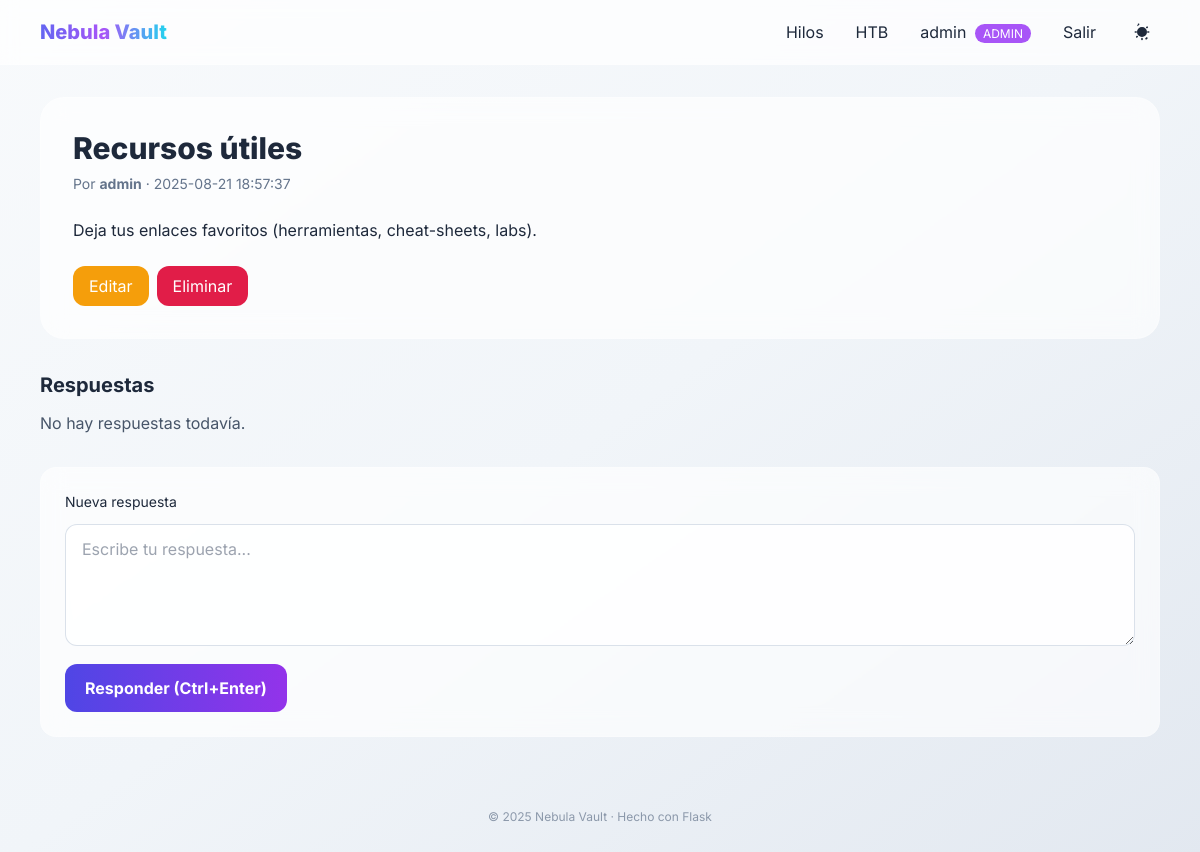
The page /thread/2 (signed in) on the database as committed earlier.
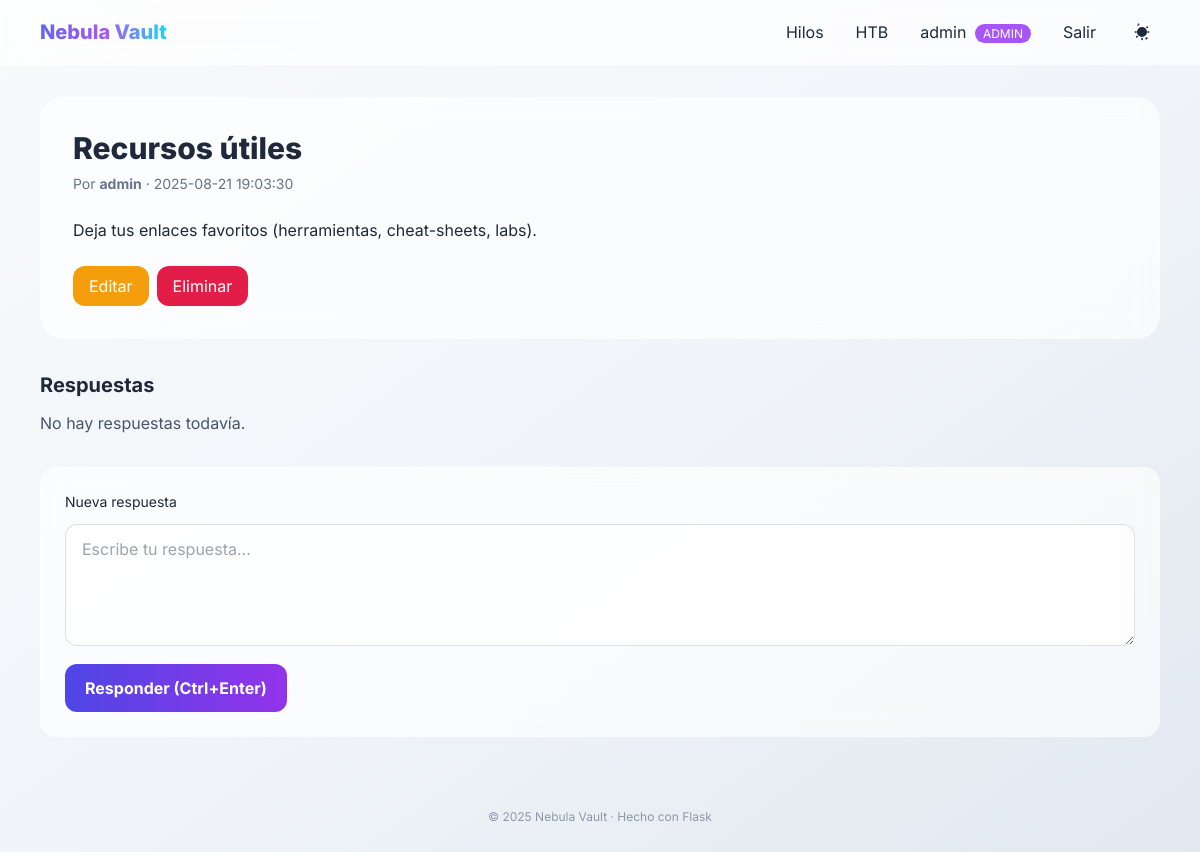
The same page on the database as committed later.
### tables this page shows
CREATE TABLE threads (
            id INTEGER PRIMARY KEY AUTOINCREMENT,
            title TEXT NOT NULL,
            content TEXT NOT NULL,
            author TEXT NOT NULL,
            created_at TEXT DEFAULT CURRENT_TIMESTAMP
        );

### app.py (the view, shortened to what this page needs)
@app.route("/thread/<int:id>", methods=["GET", "POST"])
def thread_detail(id: int):
    if not session.get("user"):
        return redirect(url_for("login"))
    db = get_db()
    cur = db.cursor()
    cur.execute("SELECT * FROM threads WHERE id=?", (id,))
    thread = cur.fetchone()
    if not thread:
        abort(404)
    cur.execute("SELECT * FROM replies WHERE thread_id=? ORDER BY id ASC", (id,))
    replies = cur.fetchall()
    return render_template("thread_detail.html", thread=thread, replies=replies, title=thread[1])

### app.py (called while the page is built)
def get_db():
    db = sqlite3.connect(DB_PATH)
    db.row_factory = sqlite3.Row
    return db

### templates/thread_detail.html
{% extends 'base.html' %}
{% block content %}
<article class="glass rounded-3xl p-8 border border-white/20 mb-8">
  <h1 class="text-2xl md:text-3xl font-extrabold mb-2">{{ thread['title'] }}</h1>
  <p class="text-sm text-slate-500 dark:text-slate-400 mb-6">Por <strong>{{ thread['author'] }}</strong> · {{ thread['created_at'] }}</p>
  <div class="prose dark:prose-invert max-w-none">{{ thread['content'] }}</div>
  {% if session['user'] == thread['author'] %}
    <div class="mt-6 flex gap-2">
      <a href="{{ url_for('edit_thread', id=thread['id']) }}" class="px-4 py-2 rounded-xl bg-amber-500 text-white lift">Editar</a>
      <a href="{{ url_for('delete_thread', id=thread['id']) }}" class="px-4 py-2 rounded-xl bg-rose-600 text-white lift" onclick="return confirm('¿Eliminar este hilo y todas sus respuestas?');">Eliminar</a>
    </div>
  {% endif %}
</article>
<section class="mb-8">
  <h2 class="text-xl font-bold mb-3">Respuestas</h2>
  <div class="space-y-3">
    {% for reply in replies %}
      <div class="glass rounded-xl p-4 border border-white/20 flex items-start justify-between">
        <div>
          <p class="text-sm text-slate-500 dark:text-slate-400 mb-1">{{ reply['author'] }} · {{ reply['created_at'] }}</p>
          <p>{{ reply['content'] }}</p>
        </div>
        {% if session['user'] == reply['author'] %}
          <a href="{{ url_for('delete_reply', id=reply['id']) }}" class="text-rose-500 hover:underline" onclick="return confirm('¿Eliminar respuesta?');">Eliminar</a>
        {% endif %}
      </div>
    {% else %}
      <p class="text-slate-600 dark:text-slate-300">No hay respuestas todavía.</p>
    {% endfor %}
  </div>
</section>
<form method="post" class="glass rounded-2xl p-6 border border-white/20 space-y-3" data-hotkey="submit">
  <label class="block text-sm">Nueva respuesta</label>
  <textarea name="content" rows="4" required class="w-full px-4 py-3 rounded-xl border border-slate-300/70 dark:border-white/10 bg-white/80 dark:bg-white/5 focus-glow" placeholder="Escribe tu respuesta..."></textarea>
  <button class="px-5 py-3 rounded-xl font-bold text-white bg-gradient-to-r from-indigo-600 to-purple-600 lift">Responder (Ctrl+Enter)</button>
</form>
{% endblock %}

### templates/base.html (shortened to what this page needs)
<!doctype html>
<html lang="es" x-data="theme()" :class="{dark: isDark}">
<head>
  <script src="https://cdn.tailwindcss.com"></script>
  <link rel="stylesheet" href="{{ url_for('static', filename='style.css') }}">
</head>
<body class="min-h-screen bg-gradient-to-br from-slate-50 via-slate-100 to-slate-200 dark:from-gray-900 dark:via-slate-900 dark:to-black text-slate-800 dark:text-slate-100">
  <nav class="sticky top-0 z-50 backdrop-blur bg-white/70 dark:bg-gray-900/70 border-b border-white/20 dark:border-white/10">
    <div class="max-w-6xl mx-auto px-4 py-3 flex items-center justify-between">
      <a href="{{ url_for('dashboard') if session.get('user') else url_for('login') }}" class="text-xl font-extrabold bg-gradient-to-r from-indigo-500 via-purple-500 to-cyan-400 bg-clip-text text-transparent">
      </a>
      <div class="flex items-center gap-2">
        {% if session.get('user') %}
          <a class="px-3 py-2 rounded-xl lift hover:bg-indigo-50 dark:hover:bg-white/10" href="{{ url_for('threads') }}">Hilos</a>
          <a class="px-3 py-2 rounded-xl lift hover:bg-indigo-50 dark:hover:bg-white/10" href="{{ url_for('htb') }}">HTB</a>
          <a class="px-3 py-2 rounded-xl lift hover:bg-indigo-50 dark:hover:bg-white/10" href="{{ url_for('profile') }}">
            {{ session['user'] }}
            {% if session['user'] == 'admin' %}
              <span class="ml-1 px-2 py-0.5 text-xs bg-purple-500 text-white rounded-full">ADMIN</span>
            {% endif %}
          </a>
          <a class="px-3 py-2 rounded-xl lift hover:bg-rose-50 dark:hover:bg-white/10" href="{{ url_for('logout') }}">Salir</a>
        {% else %}
          <a class="px-3 py-2 rounded-xl lift hover:bg-indigo-50 dark:hover:bg-white/10" href="{{ url_for('login') }}">Login</a>
          <a class="px-3 py-2 rounded-xl lift hover:bg-indigo-50 dark:hover:bg-white/10" href="{{ url_for('register') }}">Registro</a>
        {% endif %}
        <button @click="toggle()" class="ml-2 p-2 rounded-xl lift hover:bg-indigo-50 dark:hover:bg-white/10" aria-label="Cambiar tema">
        </button>
      </div>
    </div>
  </nav>
  <main class="max-w-6xl mx-auto px-4 py-8">
    {% block content %}{% endblock %}
  </main>
  <footer class="py-10 text-center text-xs text-slate-500 dark:text-slate-400">
    <span class="opacity-70">© {{ datetime.utcnow().year }} Nebula Vault · Hecho con Flask</span>
  </footer>
</body>
</html>

### static/style.css (style rules this page uses)
:root { --ring: 0 0% 100%; }
body { transition: background-color .4s ease, color .4s ease; }
.glass { backdrop-filter: blur(12px); -webkit-backdrop-filter: blur(12px); background: rgba(255,255,255,.65); }
.lift { transition: transform .2s ease, box-shadow .2s ease; }

### templates/base.html (style rules this page uses)
body { font-family:Inter,ui-sans-serif,system-ui; }

Rows that differ between the two databases and show on the page:
changed threads "Recursos útiles": created_at "2025-08-21 18:57:37" → "2025-08-21 19:03:30"
